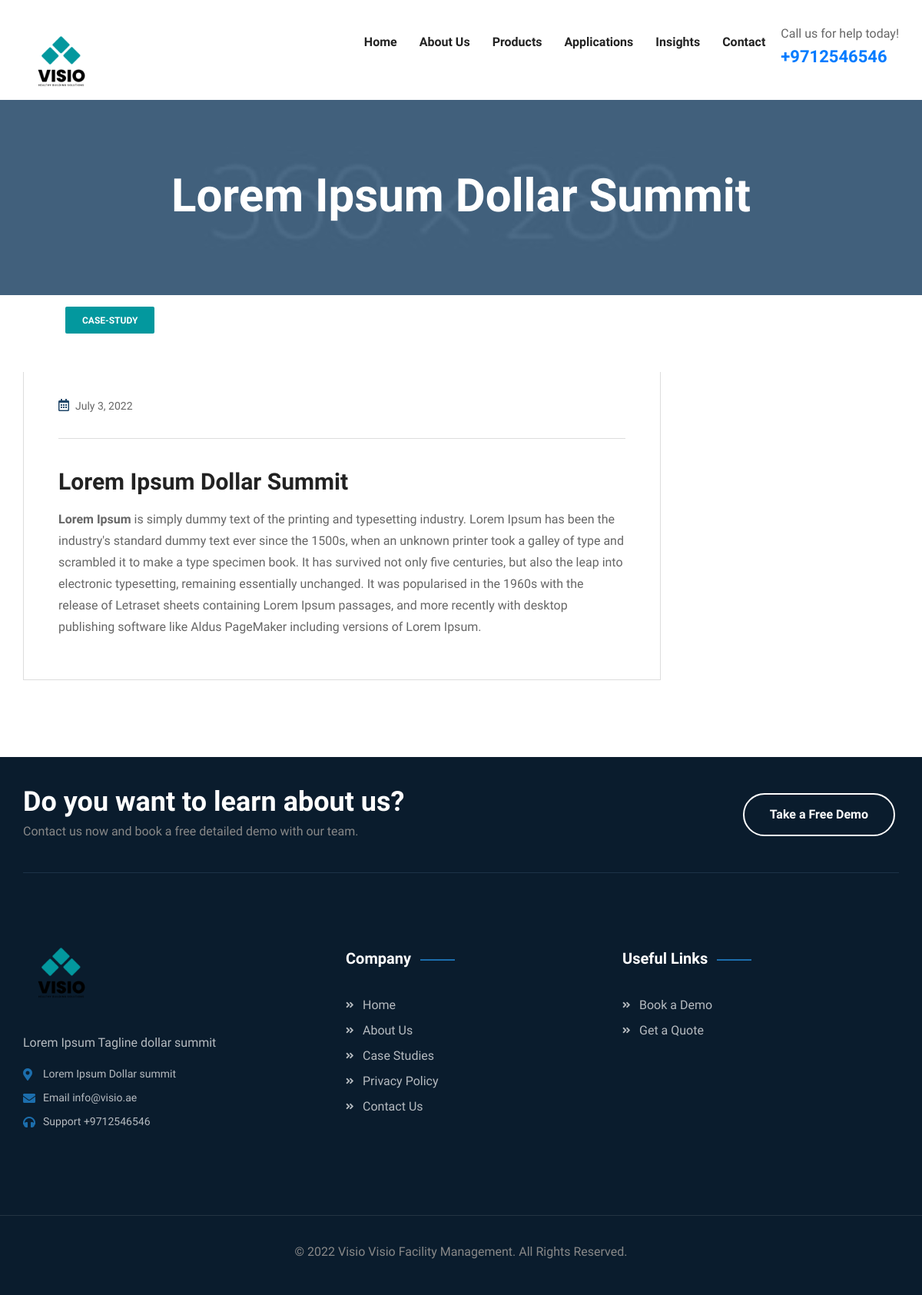
Screenshot of /post/lorem-ipsum-dollar-summit/ with the database file from the repository.
### Visio_Website/models.py (models this page shows, shortened)
class CompanyInformation(models.Model):
    website_name = models.CharField(max_length=1000)
    tag_line = models.TextField(null=True, blank=True)
    logo = models.ImageField(upload_to="images/company")
    favicon = models.ImageField(upload_to="images/company")
    copyright_text = models.TextField()
    class Meta:
        verbose_name = "Company Information"
        verbose_name_plural = "Company Information"

class ContactUs(models.Model):
    banner = models.ImageField(upload_to="images/", help_text="Upload image of size 1920x280")
    address = models.TextField(null=True, blank=True)
    email_address = models.TextField(null=True, blank=True)
    phone_number = models.TextField(null=True, blank=True)
    banner_section_2 = models.ImageField(upload_to="images/", help_text="Upload image of size 1920x785")
    class Meta:
        verbose_name = "Contact Us"
        verbose_name_plural = "Contact Us"

class Blog(models.Model):
    post_title = models.TextField()
    slug = models.SlugField()
    cover_picture = models.ImageField(upload_to="images/blog", null=True, blank=True)
    post_content = RichTextField()
    tag = models.CharField(max_length=500, default="post", help_text="if case study, use 'case-study' in tag.")
    date = models.DateField(default=datetime.now)
    class Meta:
        verbose_name = "Blog And Case Studies"
        verbose_name_plural = "Blog And Case Studies"

### Visio_Website/views.py (the view)
# urls.py: path('post/<str:slug>/', views.post, name="post"),
def post(request, slug):
    slider = Slider.objects.all()
    company_info = CompanyInformation.objects.first()
    intro_section = IntroSection.objects.all()
    supporting_content = SupportingContent.objects.first()
    services = Services.objects.all()
    statistics = Statistics.objects.first()
    features = Features.objects.all()
    why_us = WhyUs.objects.all()
    insight_section = InsightsSection.objects.first()
    teams = Team.objects.all()
    clients = Client.objects.all()
    testimonial = Testimonial.objects.all()
    blog_post = Blog.objects.get(slug=slug)
    three_blogs = Blog.objects.all()[:3]
    all_products = Products.objects.all()
    all_applications = Applications.objects.all()
    about_us_info = AboutUs.objects.first()
    contact_us_info = ContactUs.objects.first()
    context = {
        "sliders": slider,
        "company_info": company_info,
        "intro_section": intro_section,
        "supporting_content": supporting_content,
        "services": services,
        "statistics": statistics,
        "features": features,
        "why_us": why_us,
        "insight_section": insight_section,
        "teams": teams,
        "clients": clients,
        "testimonials": testimonial,
        "blog_post": blog_post,
        "all_products": all_products,
        "all_applications": all_applications,
        "about_us_info": about_us_info,
        "contact_us_info": contact_us_info,
        "three_blogs": three_blogs,
        "title": "Case Studies"
    }
    return render(request, template_name="wsite/post.html", context=context)

### templates/wsite/post.html (shortened to what this page needs)
{% extends 'base/base.html' %}
{% load static %}
{% block header_class %}style-six {% endblock header_class %}
{% block main_content %}
    <section class="page-title style-three centred" style="background-image: url({{ blog_post.cover_picture.url }});">
        <div class="auto-container">
            <div class="content-box clearfix">
                <h1>{{ blog_post.post_title }}</h1>
            </div>
        </div>
    </section>
    <section class="sidebar-page-container">
        <div class="auto-container">
            <div class="row clearfix">
                <div class="col-lg-9 col-md-12 col-sm-12 content-side">
                    <div class="blog-details-content">
                        <figure class="image-box">
                            <span class="category">{{ blog_post.tag }}</span>
                        </figure>
                        <div class="inner-box">
                            <ul class="post-info clearfix">
                                <li><i class="far fa-calendar-alt"></i>{{ blog_post.date }}</li>
                            </ul>
                            <div class="text">
                                <h2>{{ blog_post.post_title }}</h2>
                                <div>{{ blog_post.post_content|safe }}</div>
                            </div>
                        </div>
                    </div>
                </div>
            </div>
        </div>
    </section>
{% endblock main_content %}

### templates/base/base.html (shortened to what this page needs)
<!DOCTYPE html>
{% load static %}
<html lang="en">
<head>
    <link href="{% static 'css/font-awesome-all.css' %}" rel="stylesheet">
    <link href="{% static 'css/flaticon.css' %}" rel="stylesheet">
    <link href="{% static 'css/owl.css' %}" rel="stylesheet">
    <link href="{% static 'css/bootstrap.css' %}" rel="stylesheet">
    <link href="{% static 'css/jquery.fancybox.min.css' %}" rel="stylesheet">
    <link href="{% static 'css/animate.css' %}" rel="stylesheet">
    <link href="{% static 'css/color.css' %}" rel="stylesheet">
    <link href="{% static 'css/rtl.css' %}" rel="stylesheet">
    <link href="{% static 'css/style.css' %}" rel="stylesheet">
    <link href="{% static 'css/responsive.css' %}" rel="stylesheet">
</head>
<body class="boxed_wrapper ltr">
{% block main_header %}
    <header class="main-header style-one {% block header_class %} {% endblock header_class %}">
        <div class="header-lower">
            <div class="outer-box">
                <div class="auto-container">
                    <div class="main-box clearfix">
                        <div class="logo-box pull-left">
                            <figure class=""><a href="#"><img src="{{ company_info.logo.url }}" alt="" width="100"></a>
                            </figure>
                        </div>
                        <div class="menu-area pull-right clearfix">
                            <nav class="main-menu navbar-expand-md navbar-light">
                                <div class="collapse navbar-collapse show clearfix" id="navbarSupportedContent">
                                    <ul class="navigation clearfix">
                                        <li><a href="{% url 'home' %}">Home</a></li>
                                        <li><a href="{% url 'about_us' %}">About Us</a></li>
                                        <li><a href="{% url 'products' %}">Products</a></li>
                                        <li class="dropdown"><a href="#">Applications</a>
                                        </li>
                                        <li class="dropdown"><a href="#">Insights</a>
                                        </li>
                                        <li><a href="{% url 'contact_us' %}">Contact</a></li>
                                    </ul>
                                </div>
                            </nav>
                            <div class="menu-right-content clearfix">
                                <div class="support-box">
                                    <p>Call us for help today!</p>
                                    <h3>
                                        <a href="tel:{{ contact_us_info.phone_number }}">{{ contact_us_info.phone_number }}</a>
                                    </h3>
                                </div>
                            </div>
                        </div>
                    </div>
                </div>
            </div>
        </div>
    </header>
{% endblock main_header %}
{% block main_content %}
{% endblock main_content %}
{% block main_footer %}
    <footer class="main-footer alternet-3">
        <div class="footer-upper">
            <div class="auto-container">
                <div class="upper-inner clearfix">
                    <div class="text pull-left">
                        <h2>Do you want to learn about us?</h2>
                        <p>Contact us now and book a free detailed demo with our team.</p>
                    </div>
                    <div class="btn-box pull-right">
                        <a href="{% url 'contact_us' %}">Take a Free Demo</a>
                    </div>
                </div>
            </div>
        </div>
        <div class="footer-top">
            <div class="auto-container">
                <div class="widget-section">
                    <div class="row clearfix">
                        <div class="col-lg-4 col-md-6 col-sm-12 footer-column">
                            <div class="footer-widget logo-widget">
                                <figure class="footer-logo"><a href="{% url 'home' %}"><img
                                        src="{{ company_info.logo.url }}" width="100" alt=""></a></figure>
                                <div class="text">
                                    <p>{{ company_info.tag_line }}</p>
                                </div>
                                <ul class="info-list clearfix">
                                    <li><i class="fas fa-map-marker-alt"></i>{{ contact_us_info.address }}</li>
                                    <li><i class="fas fa-envelope"></i>Email <a
                                            href="mailto:{{ contact_us_info.email_address }}">{{ contact_us_info.email_address }}</a>
                                    </li>
                                    <li><i class="fas fa-headphones"></i>Support <a
                                            href="tel:{{ contact_us_info.phone_number }}">{{ contact_us_info.phone_number }}</a>
                                    </li>
                                </ul>
                            </div>
                        </div>
                        <div class="col-lg-4 col-md-6 col-sm-12 footer-column">
                            <div class="footer-widget links-widget ml-70">
                                <div class="widget-title">
                                    <h4>Company</h4>
                                </div>
                                <div class="widget-content">
                                    <ul class="list clearfix">
                                        <li><a href="{% url 'home' %}">Home</a></li>
                                        <li><a href="{% url 'about_us' %}">About Us</a></li>
                                        <li><a href="{% url 'case_studies' %}">Case Studies</a></li>
                                        <li><a href="#">Privacy Policy</a></li>
                                        <li><a href="{% url 'contact_us' %}">Contact Us</a></li>
                                    </ul>
                                </div>
                            </div>
                        </div>
                        <div class="col-lg-4 col-md-6 col-sm-12 footer-column">
                            <div class="footer-widget links-widget">
                                <div class="widget-title">
                                    <h4>Useful Links</h4>
                                </div>
                                <div class="widget-content">
                                    <ul class="list clearfix">
                                        <li><a href="{% url 'contact_us' %}">Book a Demo</a></li>
                                        <li><a href="{% url 'contact_us' %}">Get a Quote</a></li>
                                    </ul>
                                </div>
                            </div>
                        </div>
                    </div>
                </div>
            </div>
        </div>
        <div class="footer-bottom">
            <div class="auto-container">
                <div class="copyright">
                    <p>&copy;
                        <a href="">{{ company_info.website_name }}</a> {{ company_info.copyright_text }}
                    </p>
                </div>
            </div>
        </div>
    </footer>
{% endblock main_footer %}
</body>
</html>

### static/css/color.css (style rules this page uses)
.main-footer .widget-section .logo-widget .info-list li i { color: #da2c46; }
.main-footer .widget-section .footer-widget .widget-title h4:before { background: #da2c46; }
.main-footer.alternet-3 .widget-section .logo-widget .info-list li i { color: #1c6ead; }
.main-footer.alternet-3 .widget-section .footer-widget .widget-title h4:before { background: #1c6ead; }
.blog-details-content .image-box .category { background: #03989E; }

### static/css/rtl.css (style rules this page uses)
.ltr { direction: ltr; }

### static/css/responsive.css (style rules this page uses)
@media only screen and (max-width: 1200px) { .main-header .header-lower .menu-right-content { padding: 0px; margin: 35px 0px 0px 0px; } }
@media only screen and (max-width: 1200px) { .main-header.style-one .header-lower .menu-right-content:before { display: none; } }
@media only screen and (max-width: 1200px) { .main-footer .links-widget.ml-70 { margin-left: 30px; } }
@media only screen and (max-width: 1200px) { .main-header .header-lower .menu-right-content { margin-left: 20px; } }

### rows the page displays
CompanyInformation: logo (picture), tag_line "Lorem Ipsum Tagline dollar summit", website_name "Visio", copyright_text "Visio Facility Management. All Rights Reserved."
ContactUs: phone_number "+9712546546", address "Lorem Ipsum Dollar summit", email_address "info@visio.ae"
Blog: cover_picture (picture), post_title "Lorem Ipsum Dollar Summit", tag "CASE-STUDY", date "July 3, 2022", post_content "Lorem Ipsum is simply dummy text of the printing and typesetting industry. Lorem Ipsum has been the industry's standard dummy text ever since the 1500s, when an unknown printer took a galley of type and scrambled it to make a type specimen book. It has survived not only five centuries, but also the leap into electronic typesetting, remaining essentially unchanged. It was popularised in the 1960s with the release of Letraset sheets containing Lorem Ipsum passages, and more recently with desktop publishing software like Aldus PageMaker including versions of Lorem Ipsum."
